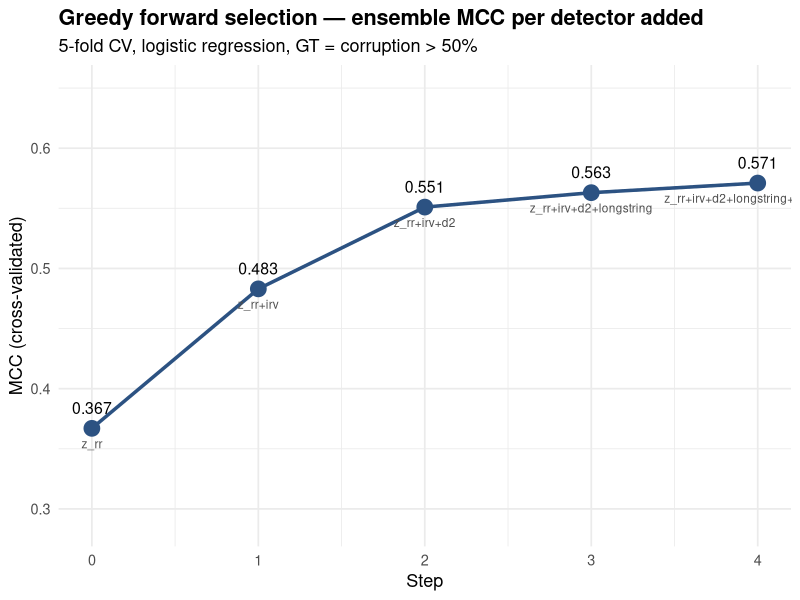
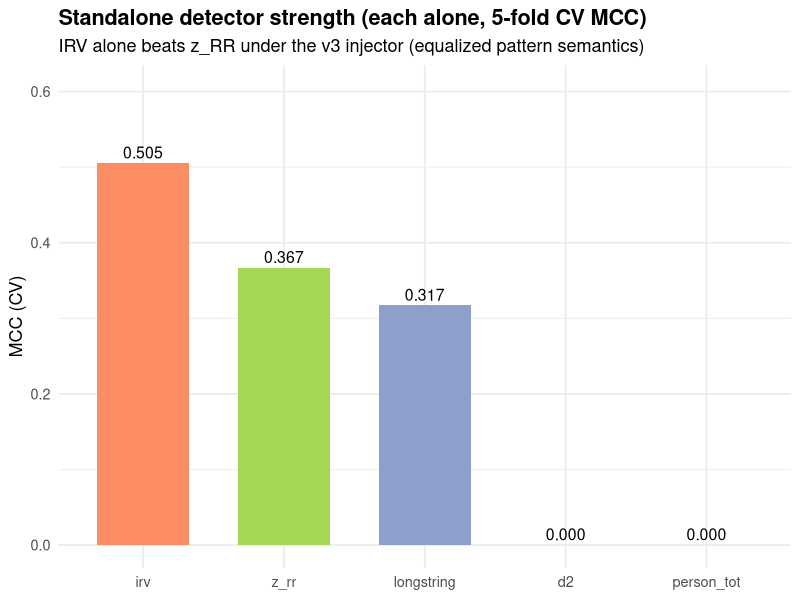
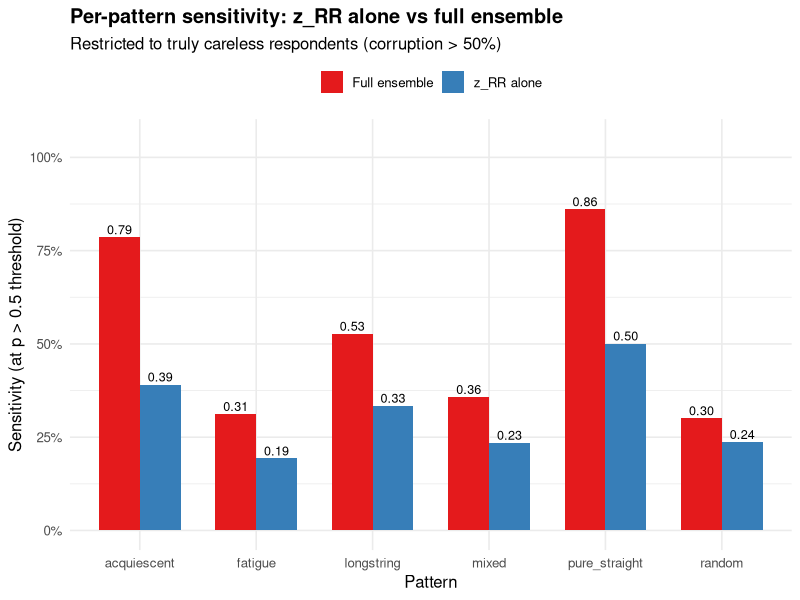

These charts were generated, in order, by the following R code:
# Regenerate ensemble plots from saved CSVs (fixing the label bug)

suppressPackageStartupMessages({ library(ggplot2); library(dplyr); library(tidyr) })

forward <- read.csv("sim_ensemble_forward.csv", stringsAsFactors = FALSE)
standalone <- read.csv("sim_ensemble_standalone.csv", stringsAsFactors = FALSE)

cat("=== FORWARD SELECTION ===\n")
print(forward, row.names = FALSE)
cat("\n=== STANDALONE ===\n")
print(standalone, row.names = FALSE)

# Per-pattern analysis on the full scores
df <- read.csv("sim_ensemble_scores.csv", stringsAsFactors = FALSE)
df$gt_careless <- (df$pattern != "clean") & (df$corruption > 0.50)

cat("\n=== PATTERN DISTRIBUTION ===\n")
print(df %>% count(pattern))

cat("\n=== GT DISTRIBUTION ===\n")
print(table(df$gt_careless))

cat("\n=== CARELESS PCT DISTRIBUTION PER PATTERN (mean, range) ===\n")
print(df %>% filter(pattern != "clean") %>%
  group_by(pattern) %>%
  summarise(n = n(),
            mean_pct = round(mean(corruption), 3),
            min_pct = min(corruption),
            max_pct = max(corruption),
            n_gt = sum(corruption > 0.50)))

# Per-pattern sensitivity of ensemble (refit full model)
set.seed(42)
folds <- sample(seq_len(5), nrow(df), replace = TRUE)

# Train ensemble full model on all features
feats_full <- c("z_rr", "irv", "longstring", "d2", "person_tot")
preds_full <- numeric(nrow(df))
for (f in unique(folds)) {
  tr <- folds != f; te <- folds == f
  mod <- glm(gt_careless ~ z_rr + irv + longstring + d2 + person_tot,
             data = df[tr, ], family = binomial)
  preds_full[te] <- predict(mod, newdata = df[te, ], type = "response")
}
df$pred_ensemble <- preds_full

# Standalone z_rr predictions
preds_zrr <- numeric(nrow(df))
for (f in unique(folds)) {
  tr <- folds != f; te <- folds == f
  mod <- glm(gt_careless ~ z_rr, data = df[tr, ], family = binomial)
  preds_zrr[te] <- predict(mod, newdata = df[te, ], type = "response")
}
df$pred_zrr <- preds_zrr

# Per-pattern sensitivity on gt_careless TRUE
pattern_sens <- df %>%
  filter(gt_careless) %>%
  group_by(pattern) %>%
  summarise(
    n = n(),
    sens_zrr = round(mean(pred_zrr > 0.5), 3),
    sens_ensemble = round(mean(pred_ensemble > 0.5), 3),
    gain = round(sens_ensemble - sens_zrr, 3)
  )
cat("\n=== PER-PATTERN SENSITIVITY (z_rr alone vs ensemble) ===\n")
print(as.data.frame(pattern_sens), row.names = FALSE)

# =====================
# PLOT 1 — forward selection
# =====================
forward$label_short <- sapply(strsplit(forward$added, " "), function(x) x[1])

p1 <- ggplot(forward, aes(x = step, y = mcc)) +
  geom_line(linewidth = 1.2, color = "#2c5282") +
  geom_point(size = 5, color = "#2c5282") +
  geom_text(aes(label = sprintf("%.3f", mcc)), vjust = -1.2, size = 4) +
  geom_text(aes(label = features), vjust = 2.2, size = 3, color = "grey30") +
  scale_x_continuous(breaks = forward$step) +
  scale_y_continuous(limits = c(min(forward$mcc) - 0.08,
                                 max(forward$mcc) + 0.08)) +
  labs(
    title = "Greedy forward selection — ensemble MCC per detector added",
    subtitle = "5-fold CV, logistic regression, GT = corruption > 50%",
    x = "Step",
    y = "MCC (cross-validated)"
  ) +
  theme_minimal(base_size = 13) +
  theme(plot.title = element_text(face = "bold"))
ggsave("plot_ensemble_forward.png", p1,
       width = 11, height = 6, dpi = 150, bg = "white")
cat("\nSaved: plot_ensemble_forward.png\n")

# =====================
# PLOT 2 — standalone bar chart with deltas
# =====================
standalone_ordered <- standalone %>% arrange(desc(mcc))
p2 <- ggplot(standalone_ordered,
              aes(x = reorder(detector, -mcc), y = mcc, fill = detector)) +
  geom_col(width = 0.65) +
  geom_text(aes(label = sprintf("%.3f", mcc)), vjust = -0.4, size = 4) +
  scale_fill_brewer(palette = "Set2", guide = "none") +
  scale_y_continuous(limits = c(0, max(standalone$mcc) + 0.1)) +
  labs(
    title = "Standalone detector strength (each alone, 5-fold CV MCC)",
    subtitle = "IRV alone beats z_RR under the v3 injector (equalized pattern semantics)",
    x = NULL, y = "MCC (CV)"
  ) +
  theme_minimal(base_size = 13) +
  theme(plot.title = element_text(face = "bold"))
ggsave("plot_ensemble_standalone.png", p2,
       width = 10, height = 6, dpi = 150, bg = "white")
cat("Saved: plot_ensemble_standalone.png\n")

# =====================
# PLOT 3 — per-pattern sensitivity comparison
# =====================
sens_long <- pattern_sens %>%
  pivot_longer(c(sens_zrr, sens_ensemble),
               names_to = "model", values_to = "sens") %>%
  mutate(model = recode(model, "sens_zrr" = "z_RR alone",
                        "sens_ensemble" = "Full ensemble"))

p3 <- ggplot(sens_long, aes(x = pattern, y = sens, fill = model)) +
  geom_col(position = "dodge", width = 0.7) +
  geom_text(aes(label = sprintf("%.2f", sens)),
            position = position_dodge(width = 0.7),
            vjust = -0.3, size = 3.2) +
  scale_fill_manual(values = c("z_RR alone" = "#377eb8",
                                "Full ensemble" = "#e41a1c")) +
  scale_y_continuous(limits = c(0, 1.05),
                     labels = scales::percent_format(accuracy = 1)) +
  labs(
    title = "Per-pattern sensitivity: z_RR alone vs full ensemble",
    subtitle = "Restricted to truly careless respondents (corruption > 50%)",
    x = "Pattern", y = "Sensitivity (at p > 0.5 threshold)",
    fill = NULL
  ) +
  theme_minimal(base_size = 12) +
  theme(plot.title = element_text(face = "bold"),
        legend.position = "top")
ggsave("plot_ensemble_per_pattern.png", p3,
       width = 12, height = 6, dpi = 150, bg = "white")
cat("Saved: plot_ensemble_per_pattern.png\n")

cat("\n=== DONE ===\n")
